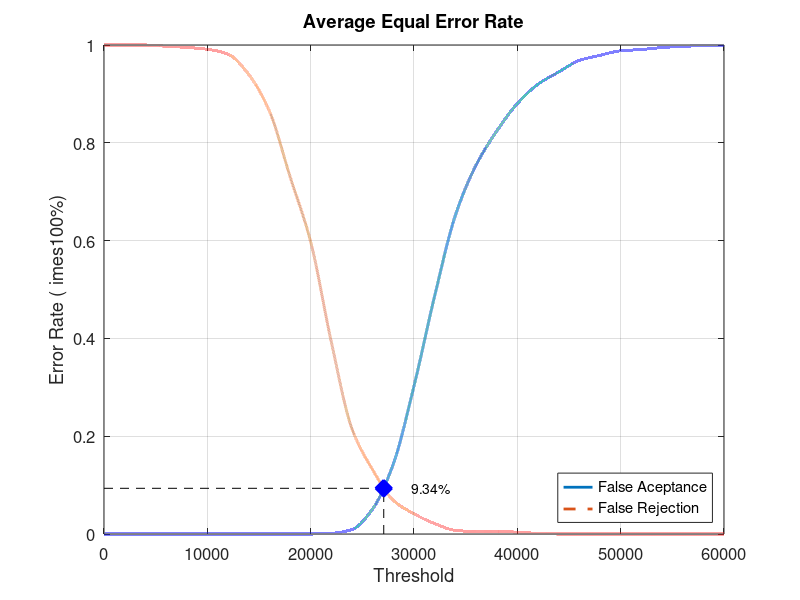
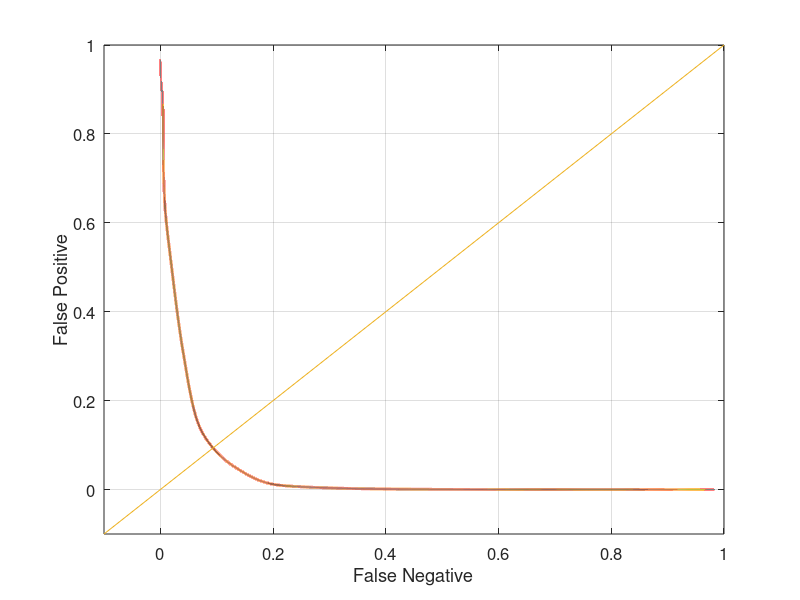

Source code (MATLAB) for these figures, in order:
close all;
clear;
clc;
x = 0:2000:60000;
xq = 0:0.5:60000;

y0 = [0 0 0 0 0 0 0 0 0 0 0 0.00131579 0.00921053 0.0513158 0.143421 0.302632 0.486842 0.651316 0.753947 0.823684 0.880263 0.919737 0.944737 0.968421 0.978947 0.988158 0.990789 0.994737 0.997368 0.998684 1]
yy0 = interp1(x, y0, xq, 'pchip');
y1 = [1 1 1 0.9975 0.995 0.99125 0.98125 0.94 0.865 0.73125 0.5975 0.3925 0.215 0.13125 0.06875 0.04125 0.02125 0.0075 0.005 0.005 0.00375 0.00125 0 0 0 0 0 0 0 0 0]
yy1 = interp1(x, y1, xq, 'pchip');

% Calculating EER: 
y2 = abs(y0 - y1);
find(y2 == min(y2))
yy2 = abs(yy0 - yy1);
xEER = find(yy2 == min(yy2));
xEERIndex = xq(xEER) % X-axis EER
yEER = yy0(xEER) % Y-axis EER

main = figure
plot(xq, yy0,'-','LineWidth', 2);	hold on
plot(xq, yy1,'--','LineWidth', 2);	hold on
plot([xEERIndex xEERIndex], [0 yEER], 'k--');	hold on
plot([0 xEERIndex], [yEER yEER], 'k--');	hold on
plot(xEERIndex, yEER, 'bx', 'LineWidth', 10);	hold on
text(xEERIndex + 10 * xEERIndex / 100, yEER, [num2str(round((10000 * yEER)) / 100) '%'])
legend('False Aceptance', 'False Rejection', 'Location', 'SouthEast')
xlabel('Threshold')
ylabel('Error Rate (	imes100%)')
title('Average Equal Error Rate')
set(gca, 'FontSize', 12)
axis([0 60000 0 1])
grid on

print(main, 'Experiment4AverageMain', '-dpng');
FNRxFPR = figure('Color', [1 1 1]);
plot(yy1, yy0, '-', yy1, yy0, 'LineWidth', 2);
hold on
y = -0.1:0.1:1
plot(y, y); 
set(gca, 'FontSize', 12)
xlabel('False Negative')
ylabel('False Positive')
axis([-0.1 1 -0.1 1])
set(gca, 'FontSize', 12)
grid on

print(FNRxFPR, 'Experiment4AverageFNRxFPR','-dpng');
